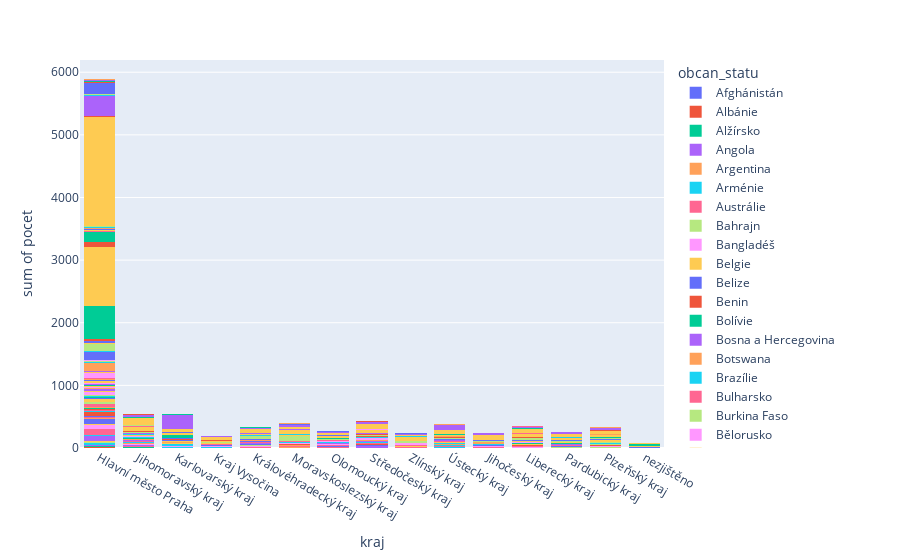

Write notebook code for a chart like this one.
### Code cell
fig = px.histogram(
    data_final,
    x='kraj',
    y='pocet',
    color='obcan_statu',  # rozlišení barvou podle národnosti
    hover_data=['obcan_statu', 'pocet'],  # co má být vidět při najetí
)

fig.update_layout(barmode='stack')  # nebo 'group' pro vedle sebe
fig.show()
